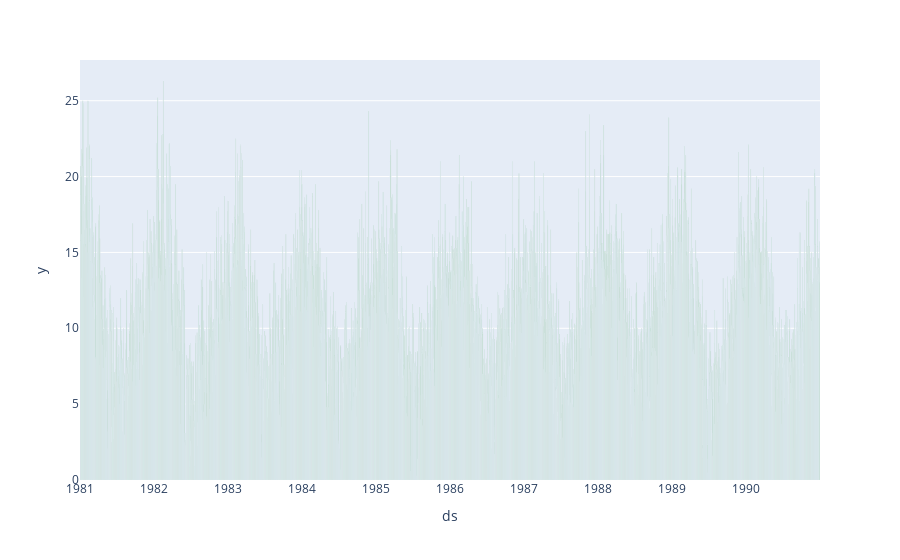

Write notebook code for a chart like this one.
### Code cell
fig = px.bar(df, x='ds', y='y')
fig.update_traces(marker_color='green')
fig.show()

### Figure 1 — Plotly figure (JSON) as saved in the notebook; plotly's stock layout.template omitted (floating-point values rounded to 4 significant figures; data arrays with more than 128 entries replaced by an {"elided": "..."} marker saying what was removed)
{"data": [{"alignmentgroup": "True", "hovertemplate": "ds=%{x}<br>y=%{y}<extra></extra>", "legendgroup": "", "marker": {"color": "green", "pattern": {"shape": ""}}, "name": "", "offsetgroup": "", "orientation": "v", "showlegend": false, "textposition": "auto", "type": "bar", "x": {"elided": "3647 str values"}, "xaxis": "x", "y": {"elided": "3647 float values"}, "yaxis": "y"}], "layout": {"barmode": "relative", "legend": {"tracegroupgap": 0}, "margin": {"t": 60}, "xaxis": {"anchor": "y", "domain": [0, 1], "title": {"text": "ds"}}, "yaxis": {"anchor": "x", "domain": [0, 1], "title": {"text": "y"}}}}
